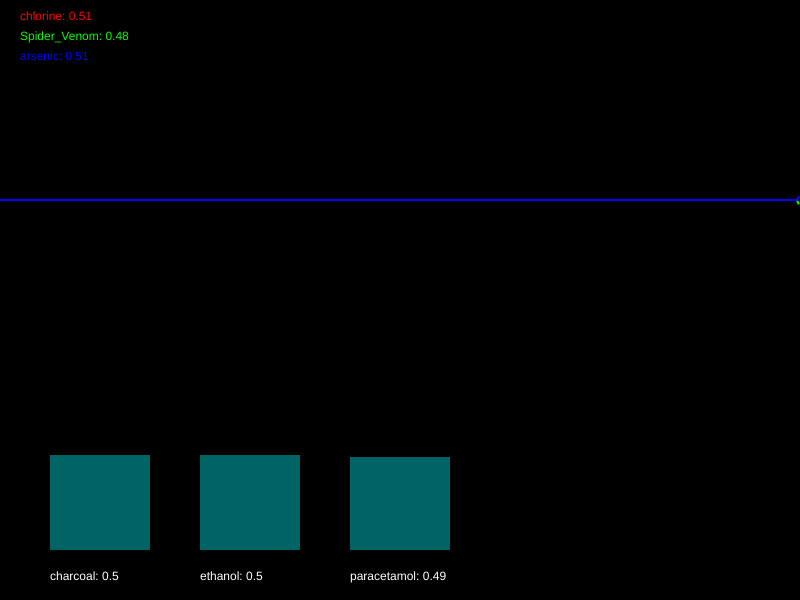
Frame 1 (no input)
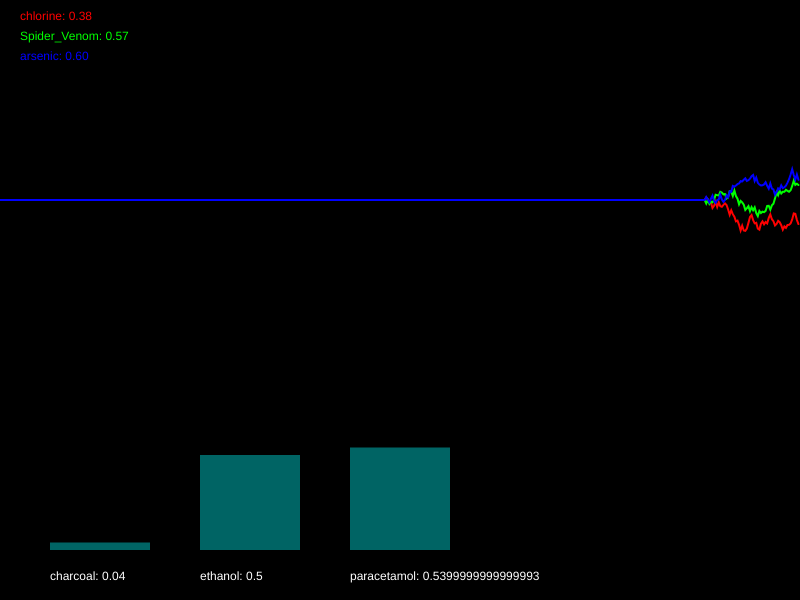
Frame 60 (no input)
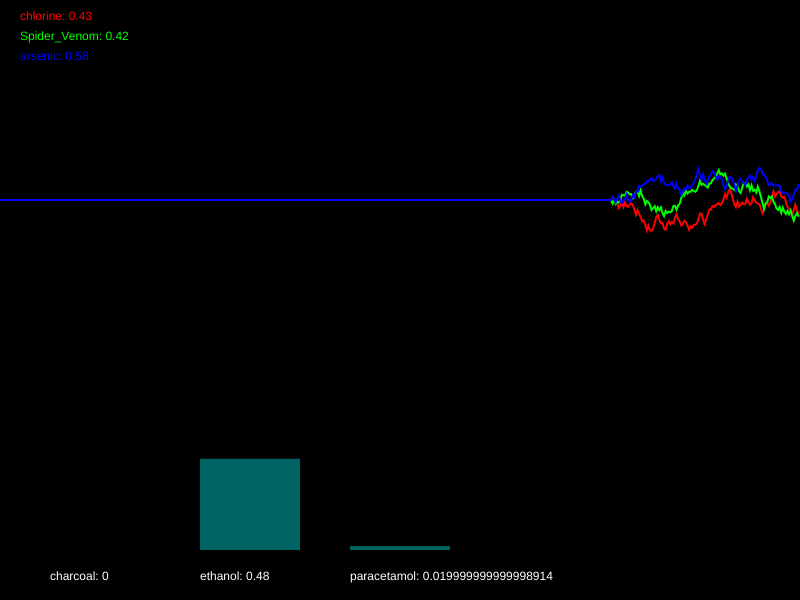
Frame 120 (the mouse pressed at the canvas centre since frame 60)

The p5.js sketch that drew these frames (run headless with seeded random() and noise() and a simulated clock; from frame 60 on, the mouse is pressed at the canvas centre):

// p5.js sketch
// ── sketch.js
/*

Officer: 3494377
CaseNum: 401-0-76004748-3494377

Case 401 - The Case of Norbert's Weiner Stand
Stage 1 - Noxious Weiner

Console city has been plunged into chaos. The notorious poisoner Norbert has struck the
population down with a potent poison. Word has it that he is smuggling his venomous filth
via a streetside weiner stand. Hundreds of people have been affected, and the municipal
water company tells me that their sewers are at full capacity. This is no laughing matter.
I need you to head down to our lab and work on an antidote.

You must develop the antidote by using conditional statements in the draw loop to
do the following:


You must develop the antidote by using conditional statements in the draw loop to
do the following.

	- When Spider_Venom dips below 0.49, decrement charcoal by 0.03
	- When chlorine dips below 0.36, increment charcoal by 0.04
	- When chlorine goes above 0.55, decrement ethanol by 0.02
	- When arsenic dips below 0.35, increase ethanol by 0.04
	- When Spider_Venom dips below 0.63, decrease paracetamol by 0.01
	- If chlorine dips below 0.38, try increasing paracetamol by 0.04


Your conditional statements should:

consider the following poisons:

	- chlorine
	- Spider_Venom
	- arsenic


and modify the following antidotes:

	- charcoal
	- ethanol
	- paracetamol


- There are many ways to complete this task but you should only use the
following commands:

	if(){}
	+=
	-=

*/

//Declare the poison variables
var chlorine;
var Spider_Venom;
var arsenic;


//Declare the antidote variables
var charcoal;
var ethanol;
var paracetamol;


//This variable is used for drawing the graph
var graphs;


function setup()
{

	createCanvas(800,600);
	strokeWeight(2);

	//initialise the poisons and antidotes
	chlorine = 0.5;
	Spider_Venom = 0.5;
	arsenic = 0.5;
	charcoal = 0.5;
	ethanol = 0.5;
	paracetamol = 0.5;


	//fills the graph with empty values
	graphs = [];

	for(var i = 0; i < 3; i++)
	{
		graphs.push([]);
		for(var j = 0; j < 512; j++)
		{
			graphs[i].push(0.5);
		}
	}

}

function draw()
{

	//Develop the antidote below
	//Write conditional statements to change the amount of each substance ...

        if(Spider_Venom<0.49)
            {
                charcoal -= 0.03
            }
    
        if(chlorine<0.36)
            {
                charcoal += 0.04
            }
        if(chlorine>0.55)
            {
                ethanol -= 0.02
            }
        if(arsenic <0.35)
            {
                ethanol += 0.04
            }
        if(Spider_Venom<0.63)
            {
                paracetamol -= 0.01
            }
        if(chlorine<0.38)
            {
                paracetamol += 0.04
            }


	//////////////////////////////////////////////////////

	//the code below generates new values using random numbers

	/*
		For testing, you might want to temporarily comment out
		these lines and set the same variables to constant values
		instead.
	*/

	chlorine = nextValue(graphs[0],chlorine);
	Spider_Venom = nextValue(graphs[1],Spider_Venom);
	arsenic = nextValue(graphs[2],arsenic);


	charcoal = constrain(charcoal, 0, 1);
	ethanol = constrain(ethanol, 0, 1);
	paracetamol = constrain(paracetamol, 0, 1);


	///////// DO NOT CHANGE THE CODE BELOW ///////////

	//drawing code

	// set background
	background(0);
	noFill();

	//draw the graphs for the vitals
	var colors = [
	color(255, 0, 0),
	color(0, 255, 0),
	color(0, 0, 255),
	color(255, 0, 255),
	color(255, 255, 0),
	color(0, 255, 255)
	];

	for(var i = 0; i < graphs.length; i++)
	{
		stroke(colors[i]);
		drawGraph(graphs[i]);
	}

	//draw the poisons as text
	noStroke();
	fill(colors[0]);
	text('chlorine: ' + nf(chlorine,1,2), 20,20);
	fill(colors[1]);
	text('Spider_Venom: ' + nf(Spider_Venom,1,2), 20,40);
	fill(colors[2]);
	text('arsenic: ' + nf(arsenic,1,2), 20,60);


	//draw the antidotes bar chart
	drawBar(charcoal,50,'charcoal');
	drawBar(ethanol,200,'ethanol');
	drawBar(paracetamol,350,'paracetamol');


}

function nextValue(graph, val)
{
	//gets the next value for a vital and puts it in an array for drawing
	var delta = random(-0.03,0.03);

	val += delta;
	if(val > 1 || val < 0)
	{
		delta *= -1;
		val += delta * 2;
	}

	graph.push(val)
	graph.shift();
	return val;
}

function drawGraph(graph)
{
	//draws an array as a graph
	beginShape();
	for(var i = 0; i < graph.length; i++)
	{
			vertex(width * i/512, height * 0.5 - graph[i]* height/3)
	}
	endShape();
}


function drawBar(val, x, name)
{
	//draws the bars for bar chart
    noStroke();
    fill(0,100,100);
	var mh = height * 0.4 - 50;
	rect(x,(height - 50) - val*mh, 100, val*mh);
    fill(255);
	text(name + ": " + val, x, height - 20);
}
